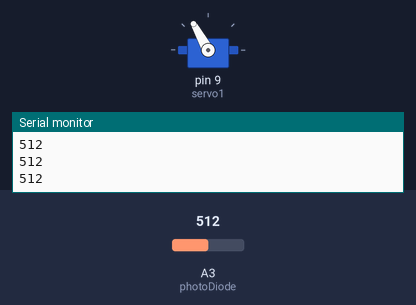
The sketch below on a simulated Arduino Uno, built with avr-gcc and run on an emulated ATmega328P. On the bench: servo, the last lines printed to the serial monitor. The inputs (shaded band) are chosen by the test bench; at power-on: A3 (photoDiode) = 512.

Above: at 2.6 s.
2.7 s: A3 (photoDiode) set to 22
4.2 s: A3 (photoDiode) set to 18
At 6.9 s:
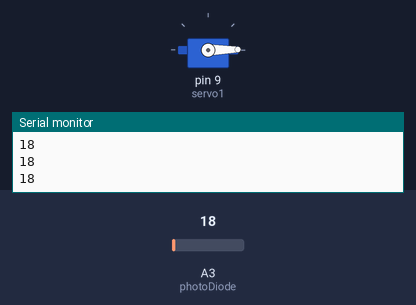
7.2 s: A3 (photoDiode) set to 122
At 7.65 s:
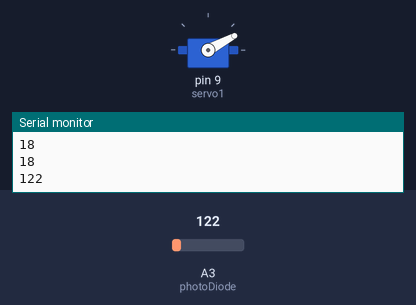
10.2 s: A3 (photoDiode) set to 10
At 10.95 s:
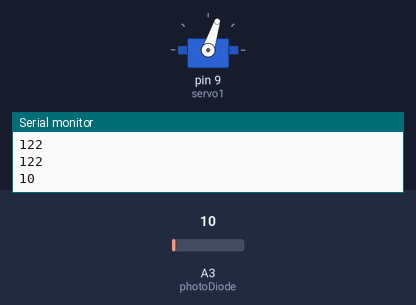
Timing chart, 0 to 13.5 s (numbered marks = the images above; inputs shaded):
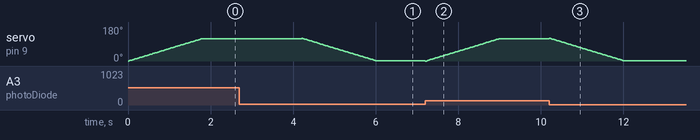

The sketch:

idd_hw5.ino
```cpp
#include <Servo.h>

// pins and objects
Servo servo1;
int photoDiode = A3;

// global values
int pos = 0;
int thresh = 20;
int photoValue = 0;
int degree = 120;
int flag = 0;

void setup() {
  servo1.attach(9);
  Serial.begin(9600);
  // initialize analog input to photodiode
  pinMode(photoDiode, INPUT);
}

// servo sweep test
void sweep() {
  for (pos = 0; pos < degree; pos += 1) {
    servo1.write(pos);
    delay(15);
  }
  for (pos = degree; pos >= 1; pos -= 1) {
    servo1.write(pos);
    delay(15);
  }
}

// actual main loop function
void flareOn(int photoValue) {
  if (photoValue > thresh && flag == 0) {
    // turn light off
    for (pos = 0; pos < degree; pos += 1) {
      servo1.write(pos);
      delay(15);
    }
    flag = 1;
  }
  else if (photoValue <= thresh && flag == 1) {
    // turn light on
    for (pos = degree; pos >= 1; pos -= 1) {
      servo1.write(pos);
      delay(15);
    }
    flag = 0;
  }
}

void loop() {
  photoValue = analogRead(photoDiode);
  Serial.print(photoValue);
  Serial.print("\n");
  flareOn(photoValue);
//  sweep();
}
```

Measured:
- the behaviour switches between 21 and 20 on A3 (photoDiode) (found by bisection; images 0 and 1)
